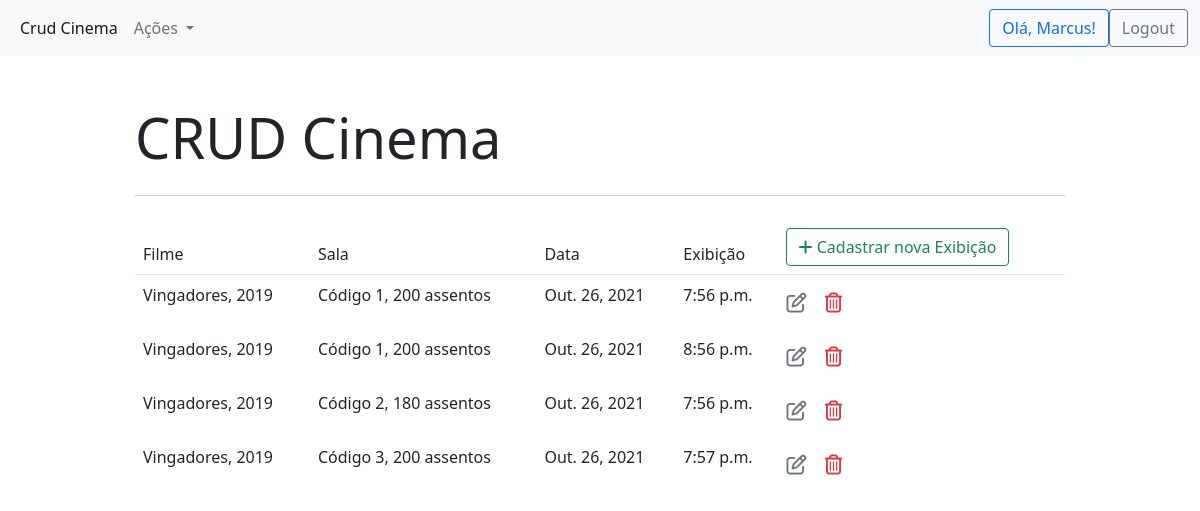
Screenshot of /exibicoes/ (signed in) with the database file from the repository.
### cinema_app/models.py (models this page shows, shortened)
class Exibicao(models.Model):
    codigo_filme = models.ForeignKey(Filme, models.SET_NULL, blank=True, null=True)
    codigo_sala = models.ForeignKey(Sala, models.SET_NULL, blank=True, null=True)
    codigo_cinema = models.ForeignKey(Cinema, models.SET_NULL, blank=True, null=True)
    audio = models.CharField(max_length=50, verbose_name="Áudio")
    legenda = models.CharField(max_length=50, verbose_name="Legenda")
    data = models.DateField(default=django.utils.timezone.now, verbose_name="Data de exibição")
    hora = models.TimeField(default=django.utils.timezone.now, verbose_name="Início da exibição")

class Filme(models.Model):
    nome = models.CharField(max_length=200, verbose_name="Nome do filme")
    ano_lancamento = models.IntegerField(verbose_name="Ano de lançamento")
    nome_diretor = models.CharField(max_length=200, verbose_name="Nome do diretor")
    poster_img = models.ImageField(upload_to='images/', verbose_name="Imagem do filme")
    duracao_min = models.IntegerField(verbose_name="Duração em minutos")
    elenco = models.CharField(max_length=100, verbose_name="Elenco")
    genero = models.CharField(max_length=50, verbose_name="Genero")
    sinopse = models.CharField(max_length=200, verbose_name="Sinopse")
    def __str__(self):
        return "{}, {}".format(self.nome, self.ano_lancamento)

class Sala(models.Model):
    numero_assentos = models.IntegerField(default=0)
    codigo_cinema = models.ForeignKey(Cinema, models.SET_NULL, blank=True, null=True)
    sessao_3d = models.BooleanField()
    sessao_normal = models.BooleanField()
    sessao_platinum = models.BooleanField()
    def __str__(self):
        return "Código {}, {} assentos".format(self.id, self.numero_assentos)

### cinema_app/views.py (the view)
# urls.py: path('exibicoes/', views.exibicao_list, name='exibicao_list'),
@login_required
def exibicao_list(request):
    context = {'exibicao_list': Exibicao.objects.all()}
    return render(request, 'cinema_app/exibicao_list.html', context)

### cinema_app/templates/cinema_app/exibicao_list.html (shortened to what this page needs)
{% extends "cinema_app/base.html" %}
{% block content %}
<table class="table table-borderless">
    <thead class="border-bottom font-weight-bold">
        <tr>
            <td>Filme</td>
            <td>Sala</td>
            <td>Data</td>
            <td>Exibição</td>
            <td>
                <a href="{% url 'exibicao_insert'%}" class="btn btn-outline-success">
                <i class="fas fa-plus"></i> Cadastrar nova Exibição
            </a>
            </td>
        </tr>
    </thead>
    <tbody>
        {% for exibicao in exibicao_list %}
            <tr>
                <td>{{exibicao.codigo_filme}}</td>
                <td>{{exibicao.codigo_sala}}</td>
                <td>{{exibicao.data}}</td>
                <td>{{exibicao.hora}}</td>
                <td>
                    <a href="{% url 'exibicao_update' exibicao.id %}" class="btn text-secondary px-0">
                        <i class="far fa-edit fa-lg"></i>
                    </a>
                    <form action="{% url 'exibicao_delete' exibicao.id %}" method='POST' class="d-inline">
                        <button type="submit" class="btn">
                            <i class="far fa-trash-alt fa-lg text-danger float-right"></i>
                        </button>
                    </form>
                </td>
            </tr>
        {% endfor %}
    </tbody>
</table>
{% endblock content %}

### cinema_app/templates/cinema_app/base.html (shortened to what this page needs)
{% load static %}
<!DOCTYPE html>
<html lang="en">
<head>
    <link href="https://cdn.jsdelivr.net/npm/bootstrap@5.1.2/dist/css/bootstrap.min.css" rel="stylesheet">
    <link rel="stylesheet" href="https://cdnjs.cloudflare.com/ajax/libs/font-awesome/6.0.0-beta2/css/all.min.css">
    <link rel="stylesheet" href="{% static 'style.css' %}">
</head>
<body>
    <nav class="navbar navbar-expand-lg navbar-light bg-light">
        <div class="container-fluid">
          <div class="collapse navbar-collapse" id="navbarSupportedContent">
            <ul class="navbar-nav me-auto mb-2 mb-lg-0">
              <li class="nav-item">
                <a class="nav-link active" aria-current="page" href="/">Crud Cinema</a>
              </li>
              <li class="nav-item dropdown">
                <a class="nav-link dropdown-toggle" href="#" id="navbarDropdown" role="button" data-bs-toggle="dropdown" aria-expanded="false">
                  Ações
                </a>
              </li>
            </ul>
            {% if user.is_authenticated %}
            <ul class="navbar-nav mb-2 mb-lg-0">
              <li class="nav-item">
                <a class="btn btn-outline-primary mr-10" href="/login/">Olá, {{user.username}}!</a>
              </li>
              <li class="nav-item">
                <a class="btn btn-outline-secondary" href="/logout/">Logout</a>
              </li>
            </ul>
            {% endif %}
          </div>
        </div>
      </nav>
    <div class="container">
        <div class="col-md-10 offset-md-1 mt-5">
            <div class="jumbotron">
                <h1 class="display-4">CRUD Cinema</h1>
                <hr class="my-4">
                {%block content %}
                {% endblock content %}
              </div>
        </div>
    </div>
</body>
</html>

### rows the page displays
Exibicao: codigo_filme "Vingadores, 2019", codigo_sala "Código 1, 200 assentos", data "Out. 26, 2021", hora "7:56 p.m."
Exibicao: codigo_filme "Vingadores, 2019", codigo_sala "Código 1, 200 assentos", data "Out. 26, 2021", hora "8:56 p.m."
Exibicao: codigo_filme "Vingadores, 2019", codigo_sala "Código 2, 180 assentos", data "Out. 26, 2021", hora "7:56 p.m."
Exibicao: codigo_filme "Vingadores, 2019", codigo_sala "Código 3, 200 assentos", data "Out. 26, 2021", hora "7:57 p.m."

### other values shown
{{ user.username }} "Marcus"
